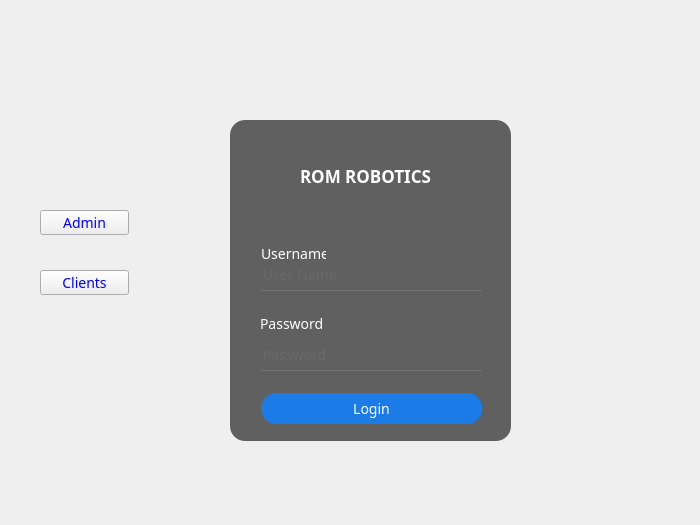
<?xml version="1.0" encoding="UTF-8"?>
<ui version="4.0">
 <class>MainWindow</class>
 <widget class="QMainWindow" name="MainWindow">
  <property name="geometry">
   <rect>
    <x>0</x>
    <y>0</y>
    <width>700</width>
    <height>525</height>
   </rect>
  </property>
  <property name="sizePolicy">
   <sizepolicy hsizetype="Fixed" vsizetype="Fixed">
    <horstretch>0</horstretch>
    <verstretch>0</verstretch>
   </sizepolicy>
  </property>
  <property name="minimumSize">
   <size>
    <width>700</width>
    <height>525</height>
   </size>
  </property>
  <property name="maximumSize">
   <size>
    <width>700</width>
    <height>525</height>
   </size>
  </property>
  <property name="font">
   <font>
    <family>Umpush</family>
    <pointsize>-1</pointsize>
    <italic>true</italic>
   </font>
  </property>
  <property name="windowTitle">
   <string>ROM ROBOTICS</string>
  </property>
  <property name="windowIcon">
   <iconset resource="src.qrc">
    <normaloff>:/images/logo.png</normaloff>:/images/logo.png</iconset>
  </property>
  <property name="styleSheet">
   <string notr="true">#centralwidget{
background-image: url(:/images/mdyblur.png) 0 0 0 0 stretch stretch;
}

*{
font-family: Umpush;
font-size: 14px;
color:blue;
}

#loginFrame{
background:rgba(0,0,0,0.6);
border-radius: 15px;
}

#pushButton{
border-radius: 0px;
background: transparent;
}

#loginBtn{
border-radius:15px;
color: white;
background: rgb(27, 124, 231);
Font-size: 14px;
}

#loginBtn:hover{
border-radius:15px;
color: #333;
background:rgb(155, 194, 251);
font-weight:bold;
}

#lineEditPassword,#lineEditUserName {
background: transparent;
border: none;
color: #717072;
border-bottom: 1px solid #717072;
Font-size: 14px;
}
#labelUserName{
Font-size: 14px;
color: white;
background: transparent;
}
#labelPassword{
Font-size: 14px;
color: white;
background: transparent;
}

#labelLoginHere{
Font-size: 17px;
color: white;
background: transparent;
}</string>
  </property>
  <widget class="QWidget" name="centralwidget">
   <widget class="QFrame" name="loginFrame">
    <property name="geometry">
     <rect>
      <x>230</x>
      <y>120</y>
      <width>281</width>
      <height>321</height>
     </rect>
    </property>
    <property name="styleSheet">
     <string notr="true"/>
    </property>
    <property name="frameShape">
     <enum>QFrame::StyledPanel</enum>
    </property>
    <property name="frameShadow">
     <enum>QFrame::Raised</enum>
    </property>
    <widget class="QLabel" name="labelLoginHere">
     <property name="geometry">
      <rect>
       <x>70</x>
       <y>40</y>
       <width>151</width>
       <height>31</height>
      </rect>
     </property>
     <property name="font">
      <font>
       <family>Umpush</family>
       <pointsize>-1</pointsize>
       <weight>75</weight>
       <bold>true</bold>
      </font>
     </property>
     <property name="styleSheet">
      <string notr="true"/>
     </property>
     <property name="text">
      <string>ROM ROBOTICS</string>
     </property>
    </widget>
    <widget class="QPushButton" name="loginBtn">
     <property name="geometry">
      <rect>
       <x>31</x>
       <y>273</y>
       <width>221</width>
       <height>31</height>
      </rect>
     </property>
     <property name="font">
      <font>
       <family>Umpush</family>
       <pointsize>-1</pointsize>
       <weight>50</weight>
       <italic>false</italic>
       <bold>false</bold>
      </font>
     </property>
     <property name="cursor">
      <cursorShape>PointingHandCursor</cursorShape>
     </property>
     <property name="text">
      <string>Login</string>
     </property>
    </widget>
    <widget class="QLineEdit" name="lineEditUserName">
     <property name="geometry">
      <rect>
       <x>31</x>
       <y>140</y>
       <width>221</width>
       <height>31</height>
      </rect>
     </property>
     <property name="cursor">
      <cursorShape>PointingHandCursor</cursorShape>
     </property>
     <property name="text">
      <string/>
     </property>
     <property name="placeholderText">
      <string>User Name</string>
     </property>
     <property name="cursorMoveStyle">
      <enum>Qt::VisualMoveStyle</enum>
     </property>
    </widget>
    <widget class="QLineEdit" name="lineEditPassword">
     <property name="geometry">
      <rect>
       <x>31</x>
       <y>220</y>
       <width>221</width>
       <height>31</height>
      </rect>
     </property>
     <property name="cursor">
      <cursorShape>PointingHandCursor</cursorShape>
     </property>
     <property name="text">
      <string/>
     </property>
     <property name="echoMode">
      <enum>QLineEdit::Password</enum>
     </property>
     <property name="placeholderText">
      <string>Password</string>
     </property>
    </widget>
    <widget class="QLabel" name="labelUserName">
     <property name="geometry">
      <rect>
       <x>31</x>
       <y>120</y>
       <width>65</width>
       <height>28</height>
      </rect>
     </property>
     <property name="styleSheet">
      <string notr="true"/>
     </property>
     <property name="text">
      <string>Username</string>
     </property>
    </widget>
    <widget class="QLabel" name="labelPassword">
     <property name="geometry">
      <rect>
       <x>30</x>
       <y>190</y>
       <width>62</width>
       <height>28</height>
      </rect>
     </property>
     <property name="styleSheet">
      <string notr="true"/>
     </property>
     <property name="text">
      <string>Password</string>
     </property>
    </widget>
   </widget>
   <widget class="QPushButton" name="pushButton">
    <property name="geometry">
     <rect>
      <x>320</x>
      <y>60</y>
      <width>101</width>
      <height>101</height>
     </rect>
    </property>
    <property name="styleSheet">
     <string notr="true">#pushButton{
border-radius: 60px;
}</string>
    </property>
    <property name="text">
     <string/>
    </property>
    <property name="icon">
     <iconset resource="src.qrc">
      <normaloff>:/images/primary_KMx_icon.ico</normaloff>:/images/primary_KMx_icon.ico</iconset>
    </property>
    <property name="iconSize">
     <size>
      <width>100</width>
      <height>100</height>
     </size>
    </property>
   </widget>
   <widget class="QPushButton" name="adminbtn">
    <property name="geometry">
     <rect>
      <x>40</x>
      <y>210</y>
      <width>89</width>
      <height>25</height>
     </rect>
    </property>
    <property name="text">
     <string>Admin</string>
    </property>
   </widget>
   <widget class="QPushButton" name="clientbtn">
    <property name="geometry">
     <rect>
      <x>40</x>
      <y>270</y>
      <width>89</width>
      <height>25</height>
     </rect>
    </property>
    <property name="text">
     <string>Clients</string>
    </property>
   </widget>
  </widget>
 </widget>
 <resources>
  <include location="src.qrc"/>
 </resources>
 <connections>
  <connection>
   <sender>pushButton</sender>
   <signal>clicked()</signal>
   <receiver>MainWindow</receiver>
   <slot>close()</slot>
   <hints>
    <hint type="sourcelabel">
     <x>518</x>
     <y>107</y>
    </hint>
    <hint type="destinationlabel">
     <x>334</x>
     <y>424</y>
    </hint>
   </hints>
  </connection>
 </connections>
</ui>
